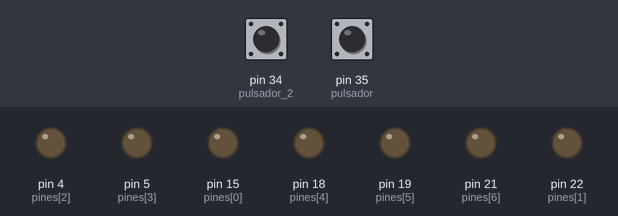
A sketch run on a simulated Arduino Mega 2560, built with avr-gcc and run on an emulated ATmega2560. Parts: output pins drawn as LEDs (lit = HIGH). Inputs (shaded band) come from the test bench; at power-on: pin 34 (pulsador_2) LOW, pin 35 (pulsador) LOW.

Above: at 1.2 s.
1.3 s: pin 34 (pulsador_2) pulled HIGH for 0.15 s
At 2.0 s:
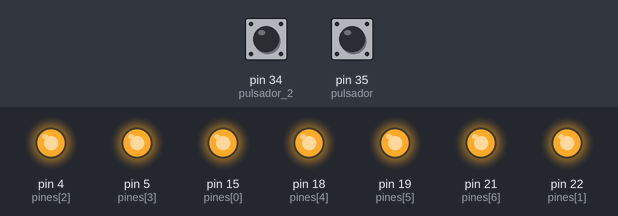
At 4.7 s:
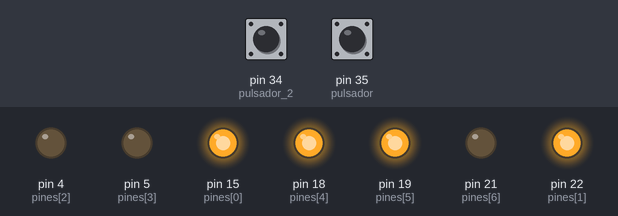
Timing chart, 0 to 10.4 s (numbered marks = the images above; inputs shaded):
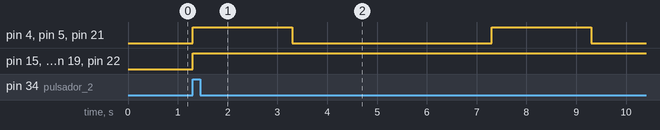

Measured:
- after the input at 1.3 s, pin 4 (pines[2]), pin 5 (pines[3]), pin 21 (pines[6]): alternates HIGH for 2.0 s and LOW for 4.0 s, starting at once; pin 15 (pines[0]), pin 18 (pines[4]), pin 19 (pines[5]), pin 22 (pines[1]): LOW → HIGH at once

The sketch:

quiz.ino
```cpp
/*
Quiz numro #2
Realizado por:
    Julio Alberto Cando
    Fredy Alejandro Barriento
Profesor: Ing. Hernando Vanegas Lopez
Fecha Inicio: 15/12/2020
Fecha Fin: 15/12/2020
*/

int pines[]={15,22,4,5,18,19,21};
int pulsador=35;
int pulsador_2=34;
void encender(int a, int b,int c, int d, int e, int f, int g){
  digitalWrite(pines[0],a);
  digitalWrite(pines[1],b);
  digitalWrite(pines[2],c);
  digitalWrite(pines[3],d);
  digitalWrite(pines[4],e);
  digitalWrite(pines[5],f);
  digitalWrite(pines[6],g);
  delay(2000);
}
void setup() {
for (int i = 0; i < 7; i = i + 1) {
  pinMode(pines[i],OUTPUT);
}
pinMode(pulsador,INPUT);
pinMode(pulsador_2,INPUT);
}

void loop() {
    if(digitalRead(pulsador)== HIGH)
  {
    for (int i = 0; i < 203; i = i + 1) {

        encender (1, 1, 1, 0, 1, 1, 1); //Muestra el numero A
        encender (1, 1, 1, 0, 0, 0, 0); //Muestra el numero 7
        encender (1, 1, 1, 1, 1, 1, 1); //Muestra el numero 8
        encender (0, 0, 0, 0, 0, 0, 1); //Muestra el numero -


        }
}
  if(digitalRead(pulsador_2)== HIGH){
     for (int i = 0; i < 226; i = i + 1) {
      encender (1, 1, 1, 1, 1, 1, 1); //Muestra el numero B
      encender (1, 1, 0, 0, 1, 1, 0); //Muestra el numero 5
      encender (1, 1, 0, 0, 1, 1, 0); //Muestra el numero 5


     }
}
  }
```
